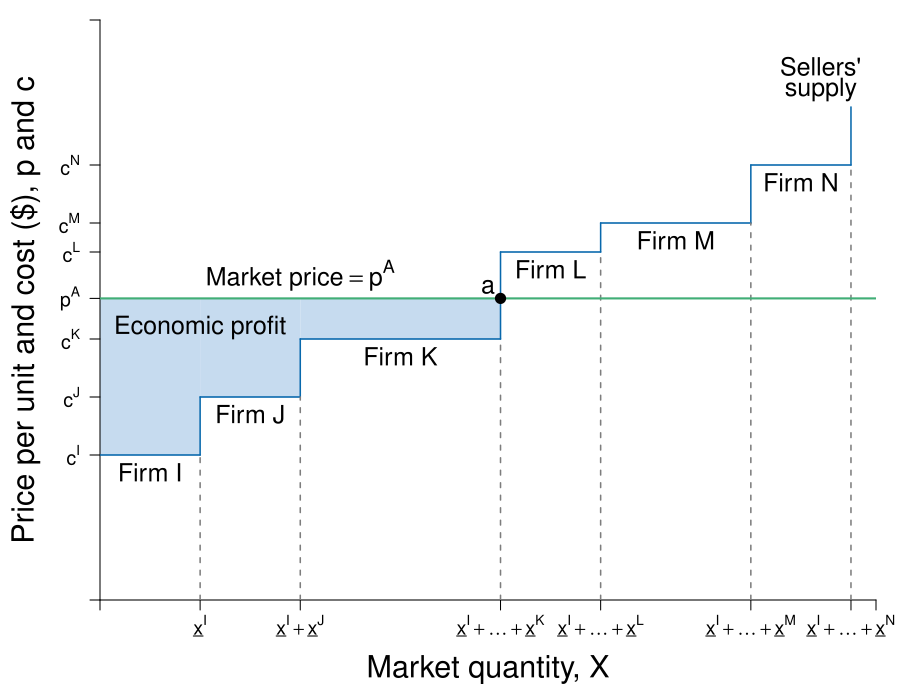

Write R code to recreate this figure.
require(shape)
pdf(file = "firmmarketsupply/supply_stepwise_price1.pdf", width = 9, height = 7)

#Set parameters for graphics
pointsize <- 1.8
axislabelsize <- 1.8
labelsize <- 1.5
namesize <- 1.8
annotatesize <- 1.5
graphlinewidth <- 2
segmentlinewidth <- 1.5

COL <- c("#7fc97f", "#beaed4", "#fdc086", "#ffff99", "#386cb0", "#f0027f", "#bf5b17", "#666666")
COLA <- c("#e0f3db", "#99d8c9","#66c2a4","#41ae76", "#238b45", "#005824")
COLB <- c("#c6dbef", "#4eb3d3", "#2b8cbe", "#0868ac","#084081")
COLC <- c("#fcfbfd", "#efedf5", "#dadaeb", "#bcbddc", "#9e9ac8", "#807dba", "#6a51a3", "#54278f", "#3f007d")
Grays <- gray.colors(25, start = 1, end = 0)
CBCols <- c("#009E73","#0072B2","#E69F00")


par(mar =  c(5, 5, 1, 1.2))

xlims <- c(0, 15.5)
ylims <- c(0, 5)

npts <- 501 

plot(0, 0, xlim = xlims, ylim = ylims, type = "n",
     xlab = expression(paste("")),
     ylab = expression(paste("")), 
     xaxt = "n", 
     yaxt = "n", 
     cex.lab = axislabelsize, 
     bty = "n",
     xaxs="i", 
     yaxs="i")

# ticksy <- seq(from = 0, to = ylims[2], by = 2)
# ylabels <- seq(from = 0, to = ylims[2], by = 2)
# ticksx <- seq(from = 0, to = xlims[2], by = 2)
# xlabels <- seq(from = 0, to = xlims[2], by = 2)
shares <- c(0, 2, 4, 8, 10, 13, 15)
costs <- c(1.25, 1.75, 2.25, 3, 3.25, 3.75, 4.25)
prices <- c(2.6, 3.5)
#smoothed line
#segments(shares[1], costs[1] - 0.1, shares[7], costs[6] + 0.25, lty = 1, col = CBCols[2] , lwd = segmentlinewidth)

ticksy <- c(0, costs[1], costs[2], costs[3], prices[1], costs[4], costs[5], costs[6], ylims[2])
ylabels <- c(NA, expression(paste(c^I)), expression(paste(c^J)), expression(paste(c^K)), expression(paste(p^A)), expression(paste(c^L)), expression(paste(c^M)), expression(paste(c^N)), NA)
ticksx <- c(0, shares[2], shares[3], shares[4], shares[5], shares[6], shares[7], xlims[2])
#xlabels <- c(NA, expression(paste(x[I])), expression(paste(x[J])), expression(paste(x[K])), expression(paste(x[L])), expression(paste(x[M])), expression(paste(x[N])), NA)
#xlabels <- c(NA, expression(paste(x[I])), expression(paste(x[I] + x[J])), expression(paste(x[I] + x[J]+ x[K])), expression(paste(x[I] + x[J]+ x[K] + x[L])), expression(paste(x[I] + x[J]+ x[K] + x[L]+ x[M])), expression(paste(x[I] + x[J]+ x[K] + x[L]+ x[M] + x[N])), NA)
xlabels <- c(NA, expression(paste(underline(x)^I)), expression(paste(underline(x)^I + underline(x)^J)), expression(paste(underline(x)^I + ldots + underline(x)^K)), expression(paste(underline(x)^I + ldots + underline(x)^L)), expression(paste(underline(x)^I + ldots + underline(x)^M)), expression(paste(underline(x)^I + ldots + underline(x)^N)), NA)

#Profit rectangles
#Before 'axis' call for layering purposes

#Firm i
rect(shares[1], costs[1], shares[2], prices[1], col = COLB[1], density = NULL, border = NA)
rect(shares[2], costs[2], shares[3], prices[1], col = COLB[1], density = NULL, border = NA)
rect(shares[3], costs[3], shares[4], prices[1], col = COLB[1], density = NULL, border = NA)

axis(1, at = ticksx, pos = 0, labels = xlabels, cex.axis = labelsize - 0.3)
axis(2, at = ticksy, pos = 0, labels = ylabels, las = 1, cex.axis = labelsize - 0.3)


#Line for Supply
##Firm i
segments(shares[1], costs[1], shares[2], costs[1], lty = 1, col = CBCols[2] , lwd = segmentlinewidth)
segments(shares[2], costs[1], shares[2], costs[2], lty = 1, col = CBCols[2] , lwd = segmentlinewidth)
text((shares[1] + shares[2])/2, costs[1] - 0.15, expression("Firm I"), cex = labelsize)

##Firm 2
segments(shares[2], costs[2], shares[3], costs[2], lty = 1, col = CBCols[2] , lwd = segmentlinewidth)
segments(shares[3], costs[2], shares[3], costs[3], lty = 1, col = CBCols[2] , lwd = segmentlinewidth)
text((shares[2] + shares[3])/2, costs[2] - 0.15, expression("Firm J"), cex = labelsize)

##Firm 3
segments(shares[3], costs[3], shares[4], costs[3], lty = 1, col = CBCols[2] , lwd = segmentlinewidth)
segments(shares[4], costs[3], shares[4], costs[4], lty = 1, col = CBCols[2] , lwd = segmentlinewidth)
text((shares[3] + shares[4])/2, costs[3] - 0.15, expression("Firm K"), cex = labelsize)

##Firm 4
segments(shares[4], costs[4], shares[5], costs[4], lty = 1, col = CBCols[2] , lwd = segmentlinewidth)
segments(shares[5], costs[4], shares[5], costs[5], lty = 1, col = CBCols[2] , lwd = segmentlinewidth)
text((shares[4] + shares[5])/2, costs[4] - 0.15, expression("Firm L"), cex = labelsize)

##Firm 5
segments(shares[5], costs[5], shares[6], costs[5], lty = 1, col = CBCols[2] , lwd = segmentlinewidth)
segments(shares[6], costs[5], shares[6], costs[6], lty = 1, col = CBCols[2] , lwd = segmentlinewidth)
text((shares[5] + shares[6])/2, costs[5] - 0.15, expression("Firm M"), cex = labelsize)

##Firm 6
segments(shares[6], costs[6], shares[7], costs[6], lty = 1, col = CBCols[2] , lwd = segmentlinewidth)
segments(shares[7], costs[6], shares[7], costs[7], lty = 1, col = CBCols[2] , lwd = segmentlinewidth, xpd = TRUE)
text((shares[6] + shares[7])/2, costs[6] - 0.15, expression("Firm N"), cex = labelsize)

# #Equilibrium price and quantity
# segments(0, 3, 3, 3, lty = 2, "gray" , lwd = segmentlinewidth)
# segments(3, 0, 3, 3, lty = 2, "gray" , lwd = segmentlinewidth)

#For market price
# segments(0, 2, 1, 2, lty = 2, "gray" , lwd = segmentlinewidth)

#Label axes
#mtext(expression(paste("Quantity of output, ", x)), side=1, line = 2.5, cex = axislabelsize)
text(0.5*xlims[2], -0.6, expression(paste("Market quantity, ", X)), xpd = TRUE, cex = axislabelsize) 
text(-1.5, 0.5*ylims[2], expression(paste("Price per unit and cost ($), ", p, " and ", c)), xpd = TRUE, cex = axislabelsize, srt = 90) 
# 
# points(50, 10, pch = 16, col = "black", cex = 1.5)
# text(52, 10.5, expression(M))
# text(4.4, 0.7, expression("Buyers'"), cex = labelsize)
# text(4.4, 0.45, expression("Market Demand"), cex = labelsize)
text(14.4, 4.6, expression("Sellers'"), cex = labelsize)
text(14.4, 4.4, expression("supply"), cex = labelsize)

# text(0.27, 2.6, expression("Equilibrium Price"), cex = labelsize)
# text(0.27, 2.4, expression("falls in this range"), cex = labelsize)
# Arrows(0.55, 2.1, 0.55, 2.9, col = "black", code =3, lty = 1, lwd = 2, arr.type = "triangle", arr.lwd = 0.5)


#Indicator lines
#Vertical lines
segments(shares[2], 0, shares[2], costs[1], lty = 2, col = Grays[20], lwd = segmentlinewidth)
segments(shares[3], 0, shares[3], costs[2], lty = 2, col = Grays[20], lwd = segmentlinewidth)
segments(shares[4], 0, shares[4], costs[3], lty = 2, col = Grays[20], lwd = segmentlinewidth)
#segments(shares[5], 0, shares[5], costs[4], lty = 2, col = Grays[20], lwd = segmentlinewidth)
#segments(shares[6], 0, shares[6], costs[5], lty = 2, col = Grays[20], lwd = segmentlinewidth)
#segments(shares[7], 0, shares[7], costs[6], lty = 2, col = Grays[20], lwd = segmentlinewidth)


#horizontal lines
#price line
segments(0, prices[1], xlims[2], prices[1], lty = 1, col = CBCols[1], lwd = graphlinewidth)
# segments(0, costs[2], shares[2], costs[2], lty = 2, col = Grays[20], lwd = segmentlinewidth)
# segments(0, costs[3], shares[3], costs[3], lty = 2, col = Grays[20], lwd = segmentlinewidth)
# segments(0, costs[4], shares[4], costs[4], lty = 2, col = Grays[20], lwd = segmentlinewidth)
# segments(0, costs[5], shares[5], costs[5], lty = 2, col = Grays[20], lwd = segmentlinewidth)
# segments(0, costs[6], shares[6], costs[6], lty = 2, col = Grays[20], lwd = segmentlinewidth)

#Label economic profit
text(2 , prices[1] - 0.25, expression("Economic profit"), cex = labelsize)

text((shares[1] + shares[4])/2 , prices[1] + 0.2, expression(paste("Market price", phantom()==p^A)), cex = labelsize)
#text((shares[1] + shares[4])/2 , prices[1] - 0.2, expression("Economic profit"), cex = labelsize)

text(shares[4] - 0.25, prices[1] + 0.1, expression(paste(a)), cex = labelsize)
points(shares[4], prices[1], pch = 16, col = "black", cex = 1.5)

dev.off()
